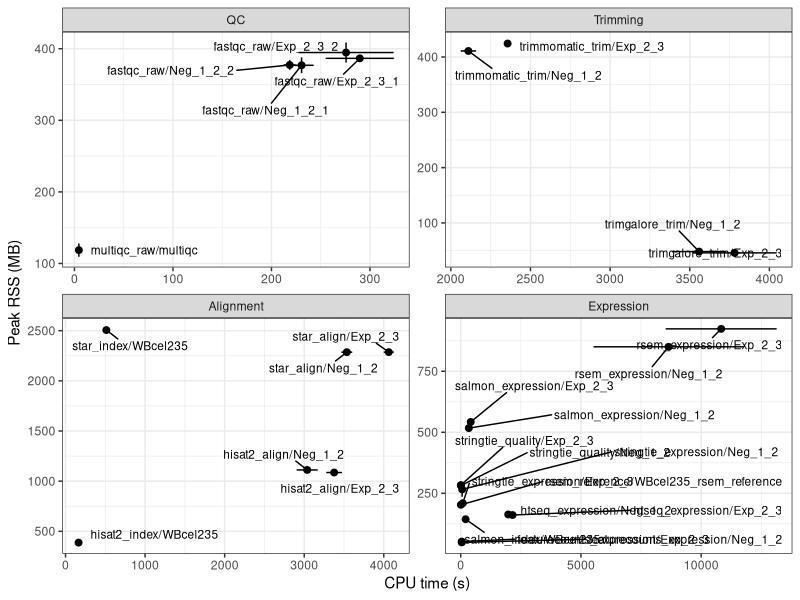

Write the R code that produced this figure.
# Generate benchmark plots from aggregated benchmark files
library(tidyverse)
library(ggrepel)

# Get data (Can be changed to benchmarks_aggregated_B)
benchmarks <- read.delim(file = "project_outputs/benchmarks_aggregated_A.tsv",
                         sep = "\t", header = TRUE)

benchmarks <- benchmarks |>
  drop_na() |>
  filter(cpu_time > 1) |>
  group_by(rule) |>
  summarise(cpu_time_mean = mean(cpu_time),
            cpu_time_stdev = sd(cpu_time),
            max_rss_mean = mean(max_rss),
            max_rss_stdev = sd(max_rss),
            .groups = "drop") |>
  mutate(
    category = case_when(
      str_detect(rule, "qc") ~ "QC",
      str_detect(rule, "trim/") ~ "Trimming",
      str_detect(rule, "hisat|star") ~ "Alignment",
      str_detect(rule, "expression|salmon|stringtie|rsem") ~ "Expression"
    )
  )

# Sort facets
benchmarks$category <- factor(
  benchmarks$category,
  levels = c("QC", "Trimming", "Alignment", "Expression")
)

# Plot
ggplot(benchmarks, aes(cpu_time_mean, max_rss_mean, label = rule)) +
  geom_point(size = 2) +
  geom_errorbar(aes(xmin = cpu_time_mean - cpu_time_stdev,
                    xmax = cpu_time_mean + cpu_time_stdev), orientation = "y") +
  geom_errorbar(aes(ymin = max_rss_mean - max_rss_stdev,
                    ymax = max_rss_mean + max_rss_stdev)) +
  geom_text_repel(size = 3, max.overlaps = 50, box.padding = 0.5) +
  labs(x = "CPU time (s)", y = "Peak RSS (MB)") +
  facet_wrap(~ category, scales = "free") +
  theme_bw()
